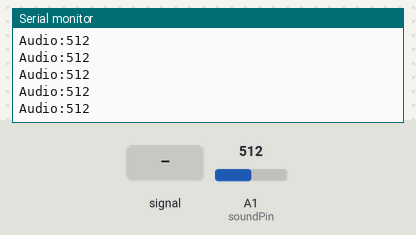
This sketch was run on a simulated Arduino Uno, built with avr-gcc and run on an emulated ATmega328P. Parts: the last lines printed to the serial monitor. The inputs (shaded band) are chosen by the test bench; at power-on: A1 (soundPin) = 512.

Above: at 1.2 s.
1.3 s: A1 (soundPin) fed a 200 Hz sine of ±81 counts around its level
At 2.2 s:
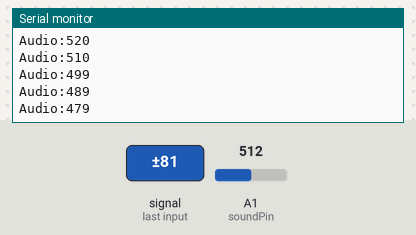
2.8 s: A1 (soundPin) set to 716
At 3.3 s:
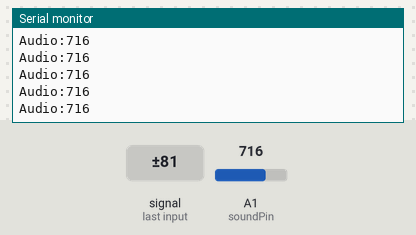
4.3 s: A1 (soundPin) fed a 1000 Hz sine of ±255 counts around its level
5.8 s: A1 (soundPin) set to 1023
At 6.8 s:
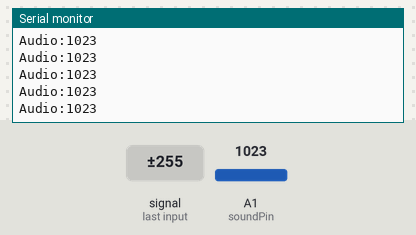
Timing chart, 0 to 7.1 s (numbered marks = the images above; inputs shaded):
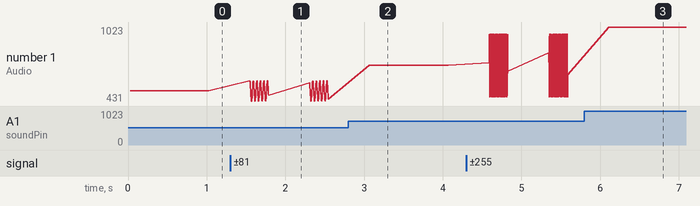

The sketch:

Sound_Waveform_Test_02.ino
```cpp
const int soundPin = A1;

// Number of audio samples
const int SAMPLE_COUNT = 256;

// Sampling interval: 104 microseconds
// Approximately 9600 samples per second
const unsigned long SAMPLE_INTERVAL = 104;

// Buffer for storing audio data
int samples[SAMPLE_COUNT];

void setup() {

  Serial.begin(115200);

  pinMode(soundPin, INPUT);

  // Faster ADC sampling for ATmega328P
  ADCSRA = (ADCSRA & 0xF8) | 0x05;

  analogRead(soundPin);
}

void loop() {

  // Record starting time
  unsigned long startTime = micros();

  // Step 1: Collect 256 samples
  for (int i = 0; i < SAMPLE_COUNT; i++) {

    while (micros() - startTime <
           (unsigned long)i * SAMPLE_INTERVAL) {
      // Wait until next sampling time
    }

    samples[i] = analogRead(soundPin);
  }

  // Step 2: Send samples to computer
  for (int i = 0; i < SAMPLE_COUNT; i++) {

    Serial.print("Audio:");
    Serial.println(samples[i]);
  }

  // Pause before the next collection
  delay(500);
}
```

Measured:
- after the input at 1.3 s, the serial monitor: prints a new line after 0.25 s (image 1)
- plotted number 1: 512 → 446 after the input at 1.3 s
